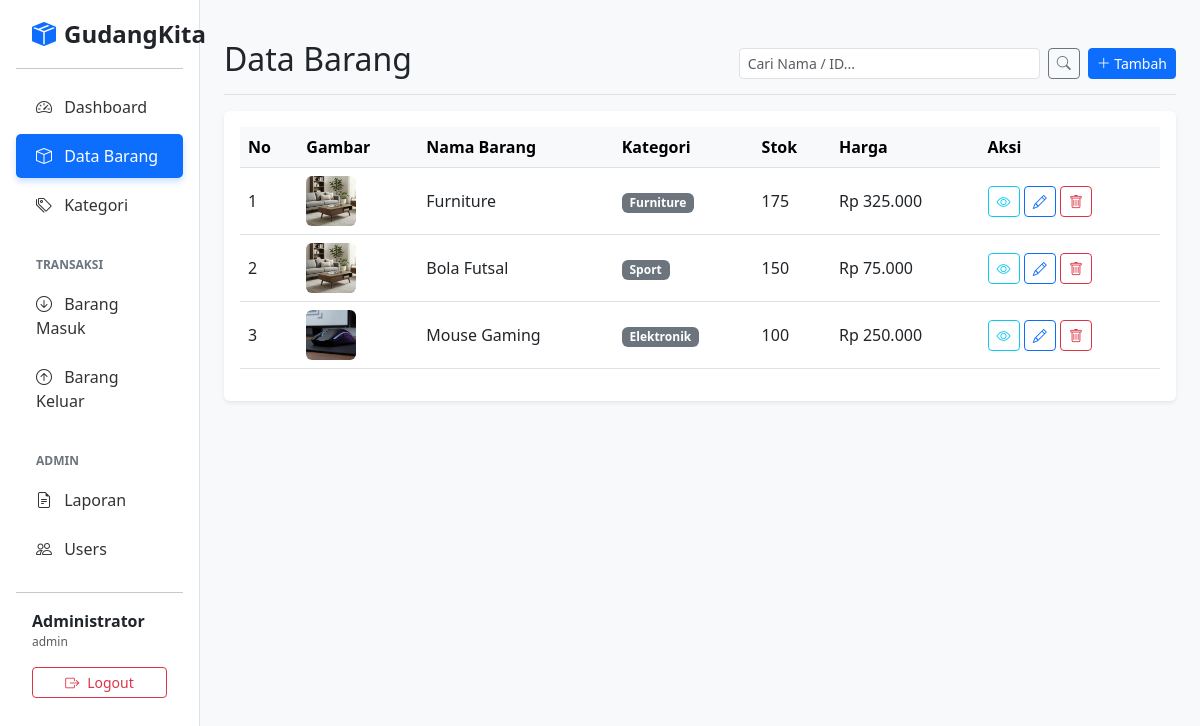
Page /data-barang.php (signed in) on the committed database.
### tables this page shows
CREATE TABLE `barang` (
  `id` int NOT NULL,
  `nama_barang` varchar(100) NOT NULL,
  `stok` int NOT NULL,
  `harga` int NOT NULL,
  `kategori_id` int DEFAULT NULL,
  `gambar` varchar(255) DEFAULT 'default.jpg'
);

CREATE TABLE `kategori` (
  `id` int NOT NULL,
  `nama_kategori` varchar(100) NOT NULL
);

### db/functions.php (called while the page is built, shortened)
<?php
$host = "localhost";
$user = "root";
$pass = "12345";
$db = "sistem-inventaris";
$connect = mysqli_connect($host, $user, $pass, $db);
function esc(?string $value): string
{
    return htmlspecialchars($value ?? '', ENT_QUOTES, 'UTF-8');
}
function query(string $query, array $params = []): array
{
    global $connect;
    $result = mysqli_execute_query($connect, $query, $params);
    $rows = [];
    while ($row = mysqli_fetch_assoc($result)) {
        $rows[] = $row;
    }
    return $rows;
}
function isAdmin(): bool
{
    return isset($_SESSION['role']) && $_SESSION['role'] === 'admin';
}

### data-barang.php (the view, shortened to what this page needs)
<?php
$page = 'barang';
require_once 'db/functions.php';
require_once 'components/header.php';
$jumlahDataPerHalaman = 20;
$halamanAktif = (int)($_GET['halaman'] ?? 1);
$awalData = ($jumlahDataPerHalaman * $halamanAktif) - $jumlahDataPerHalaman;
$keyword = $_GET['cari'] ?? '';
$params = [];
if ($keyword !== '') {
    $baseQuery = "SELECT barang.*, kategori.nama_kategori
                  FROM barang
                  LEFT JOIN kategori ON barang.kategori_id = kategori.id
                  WHERE nama_barang LIKE ? OR barang.id = ?";
    $likeKeyword = "%$keyword%";
    $params = [$likeKeyword, $keyword];
} else {
    $baseQuery = "SELECT barang.*, kategori.nama_kategori
                  FROM barang
                  LEFT JOIN kategori ON barang.kategori_id = kategori.id";
}
$allData = query($baseQuery, $params);
$finalQuery = $baseQuery . " ORDER BY barang.id DESC LIMIT ?, ?";
$paramsPagination = [...$params, $awalData, $jumlahDataPerHalaman];
$barang = query($finalQuery, $paramsPagination);
?>
<div class="container-fluid">
    <div class="row">
        <?php require_once 'components/sidebar.php'; ?>
        <main class="col-lg-10 ms-sm-auto px-md-4 py-4">
            <div class="d-flex justify-content-between flex-wrap flex-md-nowrap align-items-center pt-3 pb-2 mb-3 border-bottom">
                <h1 class="h2">Data Barang</h1>
                <div class="d-flex gap-2">
                    <form action="" method="GET" class="d-flex">
                        <input type="text" name="cari" class="form-control form-control-sm me-2" placeholder="Cari Nama / ID..." value="<?= esc($keyword); ?>" size="30">
                        <button type="submit" class="btn btn-sm btn-outline-secondary">
                            <i class="bi bi-search"></i>
                        </button>
                    </form>
                    <button type="button" class="btn btn-sm btn-primary" data-bs-toggle="modal" data-bs-target="#modalTambah">
                        <i class="bi bi-plus-lg"></i> Tambah
                    </button>
                </div>
            </div>
            <div class="card shadow-sm border-0">
                <div class="card-body">
                    <div class="table-responsive">
                        <table class="table table-hover align-middle">
                            <thead class="table-light">
                                <tr>
                                    <th>No</th>
                                    <th>Gambar</th>
                                    <th>Nama Barang</th>
                                    <th>Kategori</th>
                                    <th>Stok</th>
                                    <th>Harga</th>
                                    <th>Aksi</th>
                                </tr>
                            </thead>
                            <tbody>
                                <?php $no = $awalData + 1; foreach ($barang as $row) : ?>
                                <tr>
                                    <td><?= $no++; ?></td>
                                    <td>
                                        <img src="assets/img/<?= esc($row['gambar']); ?>" width="50" height="50" class="object-fit-cover rounded">
                                    </td>
                                    <td><?= esc($row['nama_barang']); ?></td>
                                    <td><span class="badge bg-secondary"><?= esc($row['nama_kategori'] ?? 'Tidak ada Kategori'); ?></span></td>
                                    <td><?= esc($row['stok']); ?></td>
                                    <td>Rp <?= number_format($row['harga'], 0, ',', '.'); ?></td>
                                    <td>
                                        <button type="button" class="btn btn-sm btn-outline-info btn-detail"
                                            data-bs-toggle="modal" data-bs-target="#modalDetail"
                                            data-nama="<?= esc($row['nama_barang']); ?>"
                                            data-kategori="<?= esc($row['nama_kategori'] ?? 'Tidak ada Kategori'); ?>"
                                            data-stok="<?= esc($row['stok']); ?>"
                                            data-harga="<?= number_format($row['harga'], 0, ',', '.'); ?>"
                                            data-gambar="<?= esc($row['gambar']); ?>">
                                            <i class="bi bi-eye"></i>
                                        </button>
                                        <?php if (isAdmin()): ?>
                                            <button type="button" class="btn btn-sm btn-outline-primary btn-edit"
                                                data-bs-toggle="modal" data-bs-target="#modalEdit"
                                                data-id="<?= esc($row['id']); ?>"
                                                data-nama="<?= esc($row['nama_barang']); ?>"
                                                data-stok="<?= esc($row['stok']); ?>"
                                                data-harga="<?= esc($row['harga']); ?>"
                                                data-kategori="<?= esc($row['kategori_id']); ?>"
                                                data-gambar="<?= esc($row['gambar']); ?>">
                                                <i class="bi bi-pencil"></i>
                                            </button>
                                            <a href="#" class="btn btn-sm btn-outline-danger" onclick="konfirmasiHapus(<?= (int)$row['id']; ?>)">
                                               <i class="bi bi-trash"></i>
                                            </a>
                                        <?php endif; ?>
                                    </td>
                                </tr>
                                <?php endforeach; ?>
                            </tbody>
                        </table>
                    </div>
                </div>
            </div>
        </main>
    </div>
</div>
<?php require_once 'components/footer.php'; ?>

### components/header.php (shortened to what this page needs)
<!DOCTYPE html>
<html lang="id">
<head>
    <link href="https://cdn.jsdelivr.net/npm/bootstrap@5.3.0/dist/css/bootstrap.min.css" rel="stylesheet" />
    <link rel="stylesheet" href="https://cdn.jsdelivr.net/npm/bootstrap-icons@1.10.5/font/bootstrap-icons.css" />
</head>
<body class="bg-light">

### components/sidebar.php (shortened to what this page needs)
<div class="col-lg-2 d-none d-lg-block sidebar p-3">
    <a href="index.php" class="d-flex align-items-center mb-3 mb-md-0 me-md-auto text-decoration-none px-3">
        <i class="bi bi-box-seam-fill fs-4 me-2 text-primary"></i>
        <span class="fs-4 fw-bold text-dark">GudangKita</span>
    </a>
    <hr />
    <ul class="nav nav-pills flex-column mb-auto">
        <li class="nav-item">
            <a href="index.php" class="nav-link <?php echo ($page == 'dashboard') ? 'active' : ''; ?>">
                <i class="bi bi-speedometer2 me-2"></i> Dashboard
            </a>
        </li>
        <li>
            <a href="data-barang.php" class="nav-link <?php echo ($page == 'barang') ? 'active' : ''; ?>">
                <i class="bi bi-box me-2"></i> Data Barang
            </a>
        </li>
        <li>
            <a href="kategori.php" class="nav-link <?php echo ($page == 'kategori') ? 'active' : ''; ?>"> <i class="bi bi-tags me-2"></i> Kategori </a>
        </li>
        <div class="sidebar-heading">Transaksi</div>
        <li>
            <a href="barang-masuk.php" class="nav-link <?php echo ($page == 'barang-masuk') ? 'active' : ''; ?>"> <i class="bi bi-arrow-down-circle me-2"></i> Barang Masuk </a>
        </li>
        <li>
            <a href="barang-keluar.php" class="nav-link <?php echo ($page == 'barang-keluar') ? 'active' : ''; ?>"> <i class="bi bi-arrow-up-circle me-2"></i> Barang Keluar </a>
        </li>
        <div class="sidebar-heading">Admin</div>
        <li>
            <a href="laporan.php" class="nav-link <?php echo ($page == 'laporan') ? 'active' : ''; ?>"> <i class="bi bi-file-earmark-text me-2"></i> Laporan </a>
        </li>
        <?php if(isAdmin()): ?>
        <li>
            <a href="users.php" class="nav-link <?php echo ($page == 'users') ? 'active' : ''; ?>"> <i class="bi bi-people me-2"></i> Users </a>
        </li>
        <?php endif; ?>
    </ul>
    <hr />
    <div class="px-3 pb-2">
        <div class="d-flex align-items-center mb-3">
            <div class="d-flex flex-column">
                <strong class="text-dark"><?= $_SESSION['nama']; ?></strong>
                <small class="text-muted" style="font-size: 12px;"><?= $_SESSION['role']; ?></small>
            </div>
        </div>
        <button type="button" class="btn btn-outline-danger w-100 d-flex align-items-center justify-content-center btn-sm" data-bs-toggle="modal" data-bs-target="#modalLogout">
            <i class="bi bi-box-arrow-right me-2"></i> Logout
        </button>
    </div>
</div>

### components/footer.php (shortened to what this page needs)
</body>
</html>

### components/header.php (style rules this page uses)
.sidebar { min-height: 100vh; background-color: #ffffff; border-right: 1px solid #dee2e6; }
.sidebar .nav-link { color: #333; font-weight: 500; padding: 10px 20px; margin-bottom: 5px; border-radius: 5px; }
.sidebar .nav-link.active { color: #fff; background-color: #0d6efd; box-shadow: 0 4px 6px rgba(13, 110, 253, 0.2); }
.sidebar-heading { font-size: 0.75rem; text-transform: uppercase; font-weight: 700; color: #6c757d; margin-top: 1.5rem; margin-bottom: 0.5rem; padding-left: 20px; }

### rows in the picture
barang: gambar (picture), nama_barang "Furniture", kategori.nama_kategori "Furniture", stok "175", harga "325.000"
barang: gambar (picture), nama_barang "Bola Futsal", kategori.nama_kategori "Sport", stok "150", harga "75.000"
barang: gambar (picture), nama_barang "Mouse Gaming", kategori.nama_kategori "Elektronik", stok "100", harga "250.000"

### other values in the picture
$_SESSION['nama'] "Administrator"
$_SESSION['role'] "admin"
